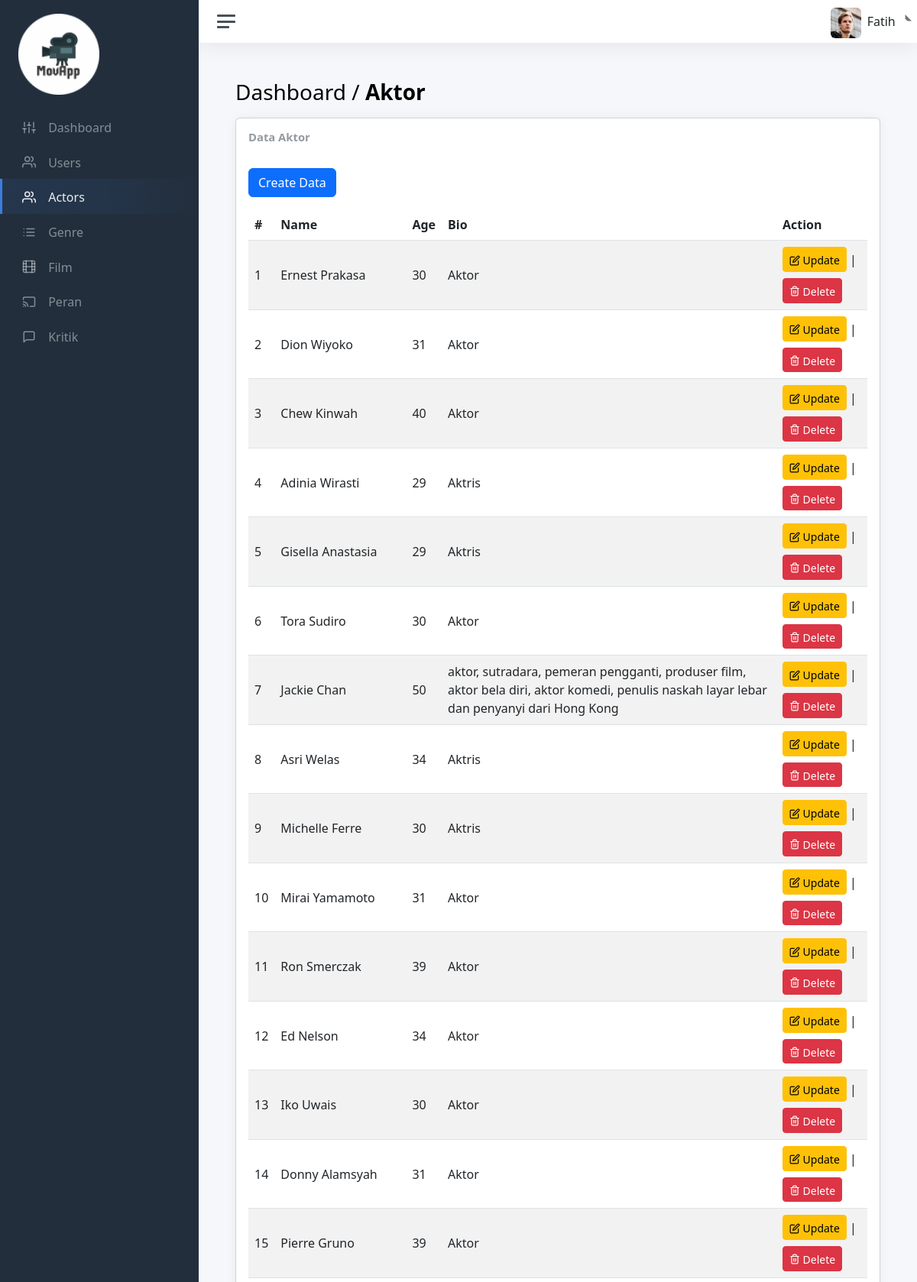
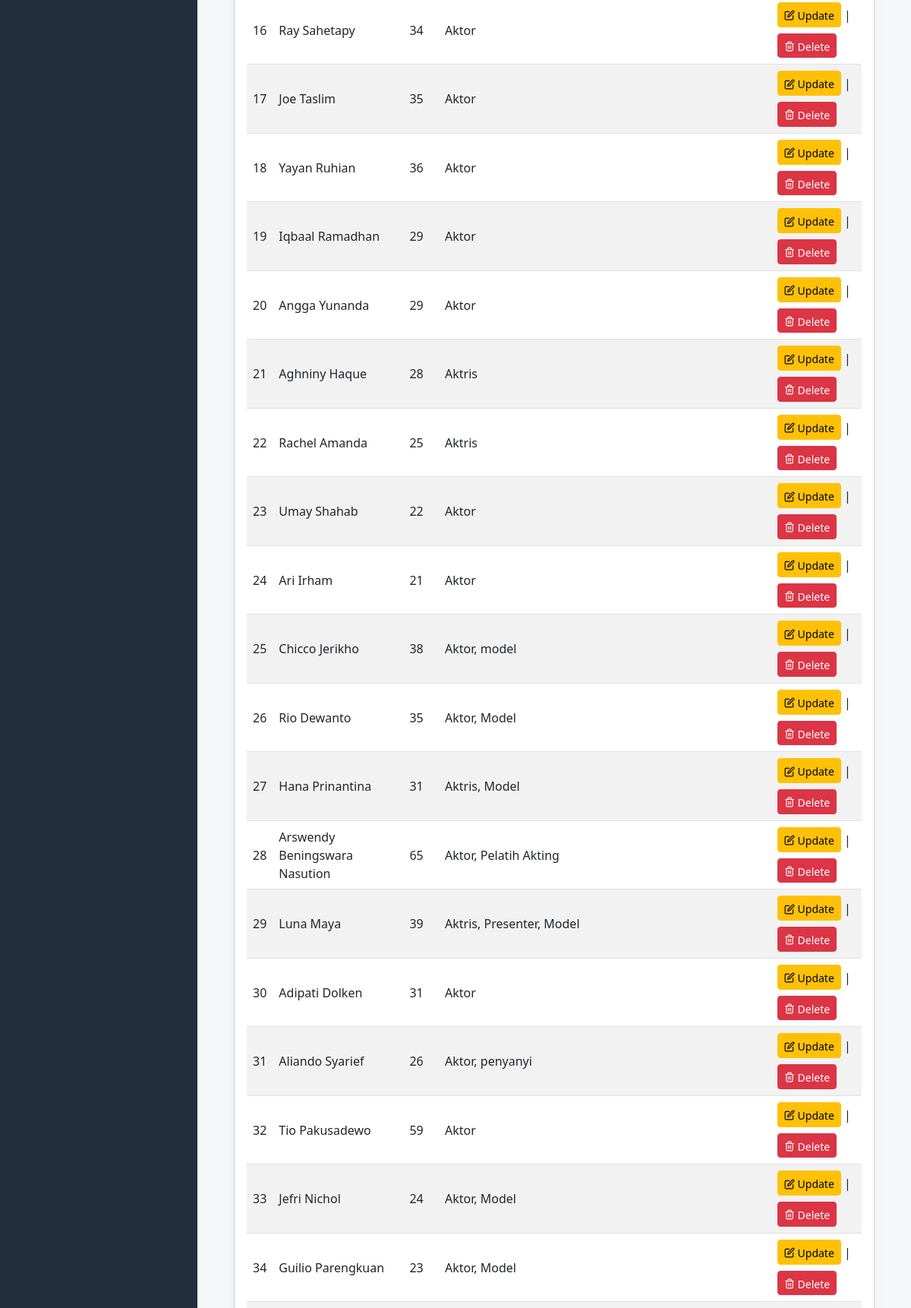
The app's page /admin/views/actor/actor.php (upper part) with its own data (2 pictures, top to bottom).
### tables this page shows
CREATE TABLE `cast` (
  `id` int(11) NOT NULL,
  `nama` varchar(65) NOT NULL,
  `umur` int(11) NOT NULL,
  `bio` varchar(255) DEFAULT NULL
);

### admin/views/actor/actor.php (the view, shortened to what this page needs)
<!DOCTYPE html>
<html lang="en">
    <head>
        <?php include "../layouts/assetsLink.php"; ?>
    </head>
    <body>
        <div class="wrapper">
            <nav id="sidebar" class="sidebar js-sidebar">
                <div class="sidebar-content js-simplebar">
                    <a class="sidebar-brand" href="../../index.php">
                        <img src="../../../assets/img/icons/logo-1.png" alt="logo" width="50%"
                            style="text-align: center;">
                    </a>
                    <ul class="sidebar-nav">
                        <li class="sidebar-item">
                            <a class="sidebar-link" href="../../index.php">
                                <i class="align-middle" data-feather="sliders"></i>
                                <span class="align-middle">Dashboard</span>
                            </a>
                        </li>
                        <li class="sidebar-item">
                            <a class="sidebar-link" href="../user/user.php">
                                <i class="align-middle" data-feather="users"></i>
                                <span class="align-middle">Users</span>
                            </a>
                        </li>
                        <li class="sidebar-item active">
                            <a class="sidebar-link" href="actor.php">
                                <i class="align-middle" data-feather="users"></i>
                                <span class="align-middle">Actors</span>
                            </a>
                        </li>
                        <li class="sidebar-item ">
                            <a class="sidebar-link" href="../genre/genre.php">
                                <i class="align-middle" data-feather="list"></i>
                                <span class="align-middle">Genre</span>
                            </a>
                        </li>
                        <li class="sidebar-item">
                            <a class="sidebar-link" href="../film/film.php">
                                <i class="align-middle" data-feather="film"></i>
                                <span class="align-middle">Film</span>
                            </a>
                        </li>
                        <li class="sidebar-item">
                            <a class="sidebar-link" href="../peran/peran.php">
                                <i class="align-middle" data-feather="cast"></i>
                                <span class="align-middle">Peran</span>
                            </a>
                        </li>
                        <li class="sidebar-item">
                            <a class="sidebar-link" href="../kritik/kritik.php">
                                <i class="align-middle" data-feather="message-square"></i>
                                <span class="align-middle">Kritik</span>
                            </a>
                        </li>
                    </ul>
                </div>
            </nav>
            <div class="main">
                <?php include_once ("../layouts/navbar.php"); ?>
                <main class="content">
                    <div class="container-fluid p-0">
                        <h1 class="h3 mb-3">Dashboard / <strong>Aktor</strong></h1>
                        <div class="col-sm-12">
                            <div class="card">
                                <div class="card-body">
                                    <?php
                                        include "../../../database/db.php";
                                        $query = $conn->query("SELECT * FROM cast");
                                    ?>
                                    <h3 class="card-title">Data Aktor</h3>
                                    <a class="btn btn-primary btn-md mt-4 mb-3"
                                        href="create-act.php"
                                        role="button">
                                        Create Data
                                    </a>
                                    <table id="example" class="table table-striped"
                                        style="width:100%">
                                        <thead>
                                            <tr>
                                                <th scope="col">#</th>
                                                <th scope="col">Name</th>
                                                <th scope="col">Age</th>
                                                <th scope="col">Bio</th>
                                                <th scope="col">Action</th>
                                            </tr>
                                        </thead>
                                        <tbody>
                                            <?php
                                                if(mysqli_num_rows($query)>0){
                                                    $no=1;
                                                    while ($data = mysqli_fetch_array($query)) {
                                            ?>
                                            <tr>
                                                <td><?php echo $no; ?></td>
                                                <td><?php echo $data["nama"]; ?></td>
                                                <td><?php echo $data["umur"]; ?></td>
                                                <td><?php echo $data["bio"]; ?></td>
                                                <td>
                                                    <a class="btn btn-warning btn-sm mb-1"
                                                        href="edit-act.php?id=<?php echo $data["id"]; ?>">
                                                        <i class="align-middle" data-feather="edit"></i>
                                                        <span class="align-middle">Update</span>
                                                    </a>
                                                    |
                                                    <a class="btn btn-danger btn-sm mt-1"
                                                        href="../../../controllers/actor/delete-act.php?id=<?php echo $data["id"]; ?>"
                                                        onclick="alert('Anda yakin ingin menghapus data ini?')">
                                                        <i class="align-middle" data-feather="trash-2"></i>
                                                        <span class="align-middle">Delete</span>
                                                    </a>
                                                </td>
                                            </tr>
                                            <?php
                                            $no++;
                                                    }
                                                }
                                            ?>
                                        </tbody>
                                    </table>
                                </div>
                            </div>
                        </div>
                    </div>
                </main>
            </div>
        </div>
    </body>
</html>

### records on screen
cast: nama "Ernest Prakasa", umur "30", bio "Aktor"
cast: nama "Dion Wiyoko", umur "31", bio "Aktor"
cast: nama "Chew Kinwah", umur "40", bio "Aktor"
cast: nama "Adinia Wirasti", umur "29", bio "Aktris"
cast: nama "Gisella Anastasia", umur "29", bio "Aktris"
cast: nama "Tora Sudiro", umur "30", bio "Aktor"
cast: nama "Jackie Chan", umur "50", bio "aktor, sutradara, pemeran pengganti, produser film, aktor bela diri, aktor komedi, penulis naskah layar lebar dan penyanyi dari Hong Kong"
cast: nama "Asri Welas", umur "34", bio "Aktris"
cast: nama "Michelle Ferre", umur "30", bio "Aktris"
cast: nama "Mirai Yamamoto", umur "31", bio "Aktor"
cast: nama "Ron Smerczak", umur "39", bio "Aktor"
cast: nama "Ed Nelson", umur "34", bio "Aktor"
cast: nama "Iko Uwais", umur "30", bio "Aktor"
cast: nama "Donny Alamsyah", umur "31", bio "Aktor"
cast: nama "Pierre Gruno", umur "39", bio "Aktor"
cast: nama "Ray Sahetapy", umur "34", bio "Aktor"
cast: nama "Joe Taslim", umur "35", bio "Aktor"
cast: nama "Yayan Ruhian", umur "36", bio "Aktor"
cast: nama "Iqbaal Ramadhan", umur "29", bio "Aktor"
cast: nama "Angga Yunanda", umur "29", bio "Aktor"
cast: nama "Aghniny Haque", umur "28", bio "Aktris"
cast: nama "Rachel Amanda", umur "25", bio "Aktris"
cast: nama "Umay Shahab", umur "22", bio "Aktor"
cast: nama "Ari Irham", umur "21", bio "Aktor"
cast: nama "Chicco Jerikho", umur "38", bio "Aktor, model"
cast: nama "Rio Dewanto", umur "35", bio "Aktor, Model"
cast: nama "Hana Prinantina", umur "31", bio "Aktris, Model"
cast: nama "Arswendy Beningswara Nasution", umur "65", bio "Aktor, Pelatih Akting"
cast: nama "Luna Maya", umur "39", bio "Aktris, Presenter, Model"
cast: nama "Adipati Dolken", umur "31", bio "Aktor"
cast: nama "Aliando Syarief", umur "26", bio "Aktor, penyanyi"
cast: nama "Tio Pakusadewo", umur "59", bio "Aktor"
cast: nama "Jefri Nichol", umur "24", bio "Aktor, Model"
cast: nama "Guilio Parengkuan", umur "23", bio "Aktor, Model"
